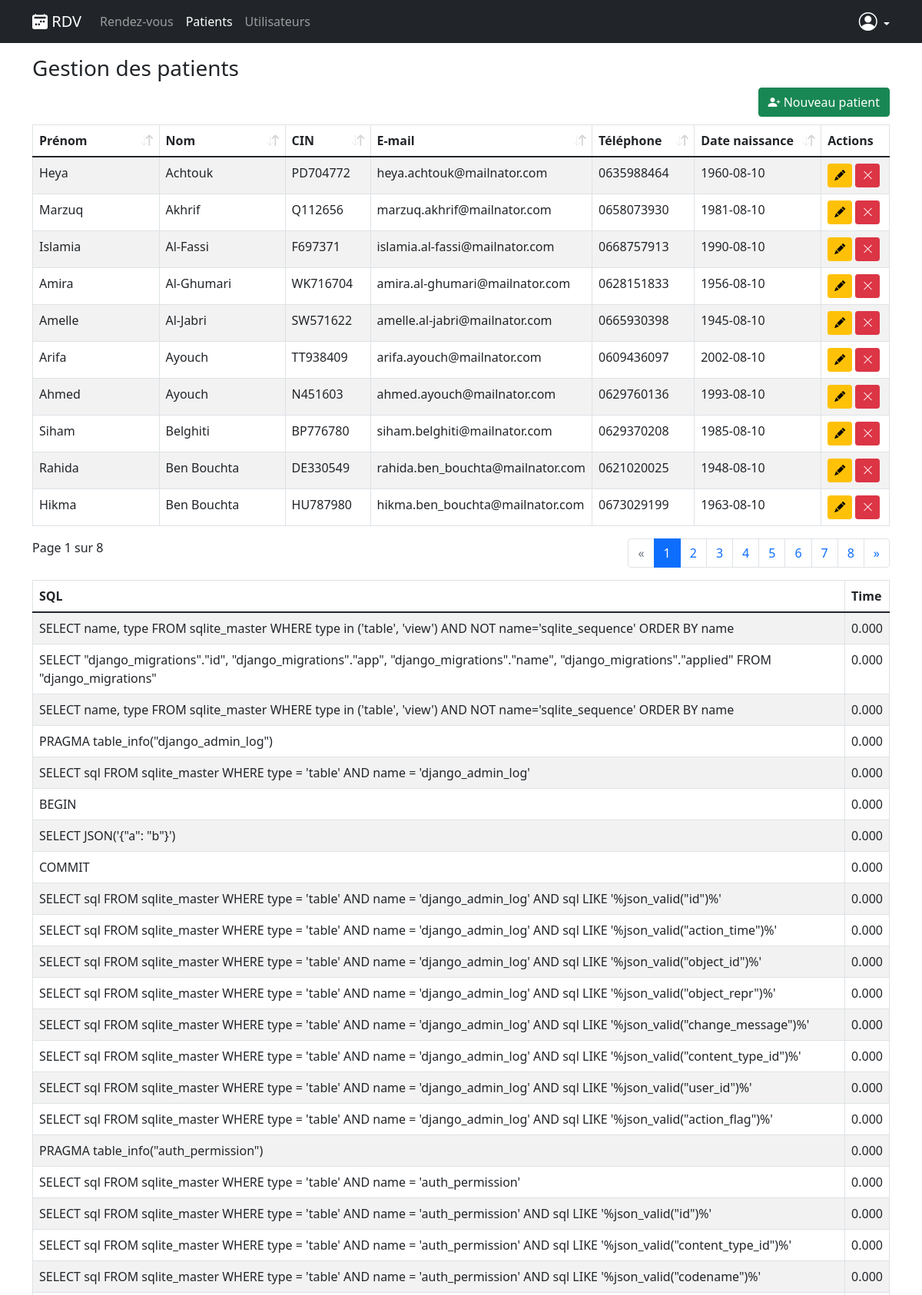
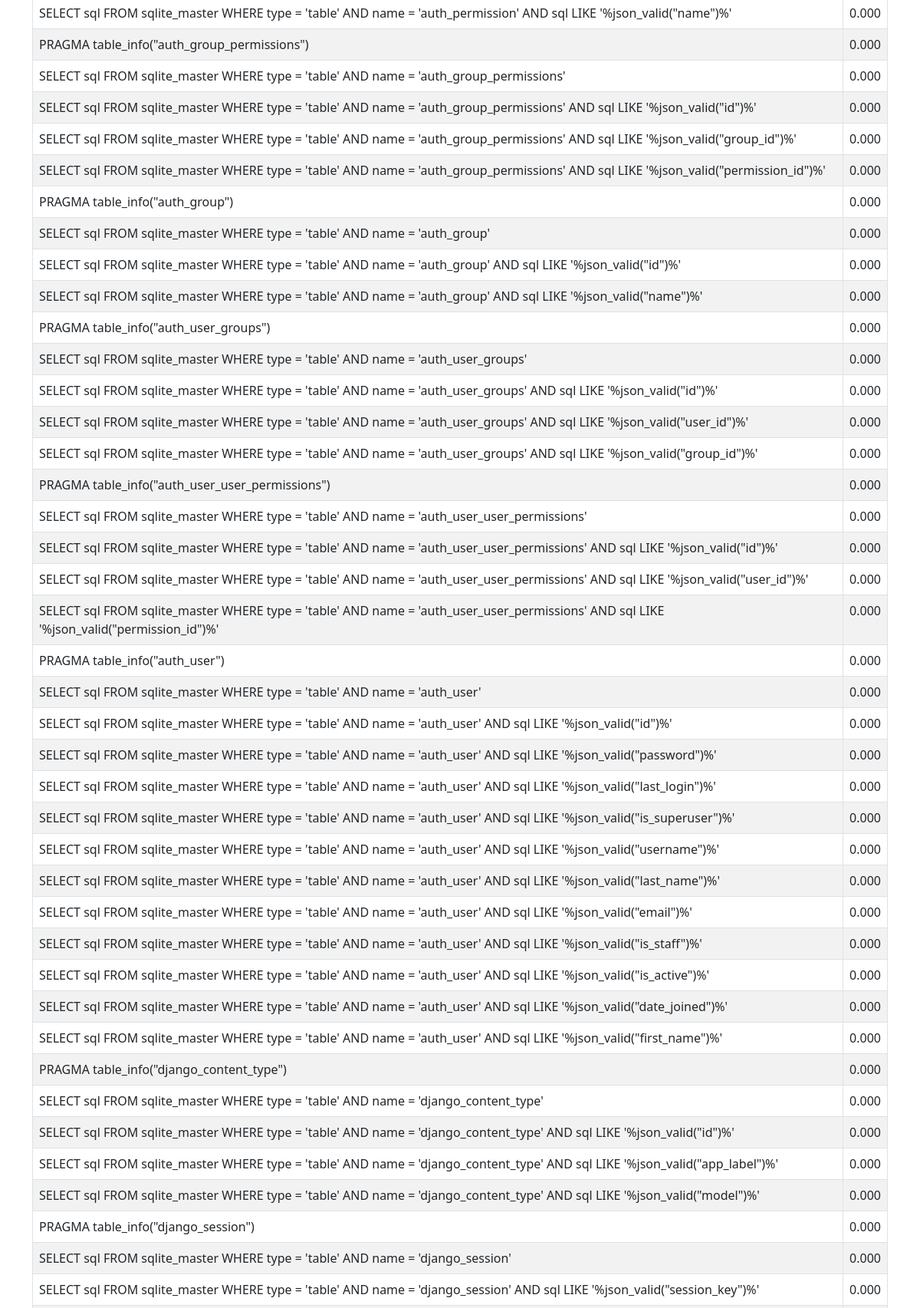
/patients/ (signed in, upper part), run on the app's committed database (2 pictures, top to bottom).
### rdv/models.py (models this page shows)
class Patients(models.Model) :
    id = models.AutoField(primary_key=True)
    prenom = models.CharField(max_length=50)
    nom = models.CharField(max_length=50)
    cin = models.CharField(max_length=10)
    email = models.EmailField(max_length=255, blank=True)
    telephone = models.CharField(max_length=10, blank=True)
    date_naissance = models.DateField(null=True, blank=True)

### patients/views.py (the view)
# urls.py: path('', views.index),
@login_required
def index(request):
    order_by = request.GET.get('sort', 'nom')
    queryset = Patients.objects.all().order_by(order_by)
    paginator = Paginator(queryset, 10)
    page_number = request.GET.get('page')
    page_obj = paginator.get_page(page_number)
    context = {
        'page_obj': page_obj,
        'order_by': order_by,
        'conn': connection,
        'debug': settings.DEBUG
    }
    if request.META.get('HTTP_X_REQUESTED_WITH') == 'XMLHttpRequest':
        context['layout'] = 'layouts/ajax.html'
    else:
        context['layout'] = 'layouts/default.html'
        context['tab'] = 'patients'
    return render(request, 'Patients/index.html', context)

### rdv/templatetags/helper.py (called while the page is built)
@register.inclusion_tag('tags/sort_link.html')
def paginator_sort(request, field, content):
    params = request.GET.copy()
    key = 'sort'
    cls = ''
    if key in params.keys():
        if params[key].startswith('-') and params[key].lstrip('-') == field:
            params[key] = field
            cls = 'desc'
        elif params[key].lstrip('-') == field:
            params[key] = '-' + field
            cls = 'asc'
        else:
            params[key] = field
    else:
        params[key] = field
    url = '?' + urlencode(OrderedDict(sorted(params.items())))
    return {'url': url, 'cls': cls, 'content': content}

### templates/Patients/index.html (shortened to what this page needs)
{% extends layout %}
{% load helper %}
{% block content %}
<div class="patients index content xcrud-main">
    <h3>Gestion des patients</h3>
    <div class="clearfix" style="margin-bottom: 10px">
        <a href="/patients/add" class="btn btn-success xcrud-btn-add float-end"><i class="bi-person-plus-fill"></i> Nouveau patient</a>
    </div>
    <div class="table-responsive">
        <table class="table table-bordered table-striped">
            <thead>
                <tr>
                    <th class="sorting xcrud-sort" style="width: 15%;">{% paginator_sort request 'prenom' 'Prénom' %}</th>
                    <th class="sorting xcrud-sort" style="width: 15%;">{% paginator_sort request 'nom' 'Nom' %}</th>
                    <th class="sorting xcrud-sort" style="width: 10%;">{% paginator_sort request 'cin' 'CIN' %}</th>
                    <th class="sorting xcrud-sort">{% paginator_sort request 'email' 'E-mail' %}</th>
                    <th class="sorting xcrud-sort" style="width: 12%;">{% paginator_sort request 'telephone' 'Téléphone' %}</th>
                    <th class="sorting xcrud-sort" style="width: 15%;">{% paginator_sort request 'date_naissance' 'Date naissance' %}</th>
                    <th class="actions" style="width: 8%;">Actions</th>
                </tr>
            </thead>
            <tbody>
                {% for patient in page_obj %}
                <tr>
                    <td>{{ patient.prenom }}</td>
                    <td>{{ patient.nom }}</td>
                    <td>{{ patient.cin }}</td>
                    <td>{{ patient.email }}</td>
                    <td>{{ patient.telephone }}</td>
                    <td>{{ patient.date_naissance|date:'Y-m-d' }}</td>
                    <td class="actions">
                        <a href="/patients/edit/{{ patient.id }}" class="btn btn-warning btn-sm xcrud-btn-edit" data-bs-toggle="tooltip" title="Éditer"><i class="bi-pencil-fill"></i></a>
                        <a href="/patients/delete/{{ patient.id }}" class="btn btn-danger btn-sm xcrud-btn-delete" data-bs-toggle="tooltip" title="Supprimer" data-msg="Êtes-vous sûrs de vouloir supprimer le patient `{{ patient.prenom }} {{ patient.nom }}` ?"><i class="bi-x-lg"></i></a>
                    </td>
                </tr>
                {% endfor %}
            </tbody>
        </table>
    </div>
    {% include "elements/paginator.html" %}
    {% if debug %}{% include "elements/sql_dump.html" %}{% endif %}
</div>
{% endblock %}

### templates/layouts/default.html (shortened to what this page needs)
{% load static %}
<!DOCTYPE html>
<html>
<head>
	<link href="//cdn.jsdelivr.net/npm/bootstrap@5.1.3/dist/css/bootstrap.min.css" rel="stylesheet" />
    <link href="//cdn.jsdelivr.net/npm/bootstrap-icons@1.7.2/font/bootstrap-icons.css" rel="stylesheet" />
	<link href="//cdnjs.cloudflare.com/ajax/libs/select2/4.1.0-rc.0/css/select2.min.css" rel="stylesheet" />
    <link href="//cdnjs.cloudflare.com/ajax/libs/select2-bootstrap-5-theme/1.2.0/select2-bootstrap-5-theme.min.css" rel="stylesheet" />
    <link href="{% static 'css/style.css' %}" rel="stylesheet" />
</head>
<body>
    <nav class="navbar navbar-expand-md navbar-dark fixed-top bg-dark">
        <div class="container">
            <a class="navbar-brand" href="/"><i class="bi-calendar2-week-fill"></i> RDV</a>
            <div class="collapse navbar-collapse" id="navbarCollapse">
                <ul class="navbar-nav me-auto mb-2 mb-md-0">
                    <li class="nav-item">
                        <a class="nav-link{% if tab == 'rendezvous' %} active{% endif %}" aria-current="page" href="/rendezvous">Rendez-vous</a>
                    </li>
                    <li class="nav-item">
                        <a class="nav-link{% if tab == 'patients' %} active{% endif %}" href="/patients">Patients</a>
                    </li>
                    <li class="nav-item">
                        <a class="nav-link{% if tab == 'users' %} active{% endif %}" href="/users">Utilisateurs</a>
                    </li>
                </ul>
                <div class="dropdown text-end">
                    <a href="#" class="d-block text-white text-decoration-none dropdown-toggle" data-bs-toggle="dropdown">
                        <i class="bi-person-circle" style="font-size:1.5rem"></i>
                    </a>
                </div>
            </div>
        </div>
    </nav>
    <main class="container">
        {% block content %}{% endblock %}
    </main>
</body>
</html>

### templates/tags/sort_link.html
<a href="{{ url }}" class="{{ cls }}">{{ content }}</a>

### templates/elements/paginator.html
<div class="row">
    <div class="col">
        Page {{ page_obj.number }} sur {{ page_obj.paginator.num_pages }}
    </div>
    <div class="col">
        <ul class="pagination xcrud-paginate justify-content-end">
        {% if page_obj.has_previous %}
            <li class="page-item"><a href="?page={{ page_obj.previous_page_number }}" class="page-link">&laquo;</a></li>
        {% else %}
            <li class="page-item disabled"><span class="page-link">&laquo;</span></li>
        {% endif %}
        {% for i in page_obj.paginator.get_elided_page_range %}
            {% if page_obj.number == i %}
                <li class="active page-item"><span class="page-link">{{ i }}</span></li>
            {% else %}
                {% if i == paginator.ELLIPSIS %}
                    <li class="page-item"><span class="page-link">{{ paginator.ELLIPSIS }}</span></li>
                {% else %}
                    <li class="page-item"><a class="page-link" href="?page={{ i }}">{{ i }}</a></li>
                {% endif %}
            {% endif %}
        {% endfor %}
        {% if page_obj.has_next %}
            <li class="page-item"><a href="?page={{ page_obj.next_page_number }}" class="page-link">&raquo;</a></li>
        {% else %}
            <li class="page-item disabled"><span class="page-link">&raquo;</span></li>
        {% endif %}
        </ul>
    </div>
</div>

### templates/elements/sql_dump.html
<table class="table table-striped table-bordered table-condensed">
    <thead>
        <tr>
            <th>SQL</th>
            <th>Time</th>
        </tr>
    </thead>
    <tbody>
        {% for query in conn.queries %}
        <tr>
            <td>{{ query.sql }}</td>
            <td>{{ query.time }}</td>
        </tr>
        {% endfor %}
    </tbody>
</table>

### static/css/style.css (style rules this page uses)
body { min-height: 75rem; padding-top: 4.5rem; }
table.table th.sorting { padding: 0; background: none; position: relative; }
table.table th.sorting>a { display: block; padding: 8px; padding-right: 24px; }
table.table th.sorting>a:after { font-family: bootstrap-icons !important; content: "\f127"; position: absolute; bottom: 8px; right: 8px; display: block; opacity: 0.2; }
table.table th.sorting>a, table.table th.sorting>a:hover, table.table th.sorting>a:focus { text-decoration: none; color: #212529; }

### data on the page
Patients: prenom "Heya", nom "Achtouk", cin "PD704772", email "heya.achtouk@mailnator.com", telephone "0635988464", date_naissance "1960-08-10"
Patients: prenom "Marzuq", nom "Akhrif", cin "Q112656", email "marzuq.akhrif@mailnator.com", telephone "0658073930", date_naissance "1981-08-10"
Patients: prenom "Islamia", nom "Al-Fassi", cin "F697371", email "islamia.al-fassi@mailnator.com", telephone "0668757913", date_naissance "1990-08-10"
Patients: prenom "Amira", nom "Al-Ghumari", cin "WK716704", email "amira.al-ghumari@mailnator.com", telephone "0628151833", date_naissance "1956-08-10"
Patients: prenom "Amelle", nom "Al-Jabri", cin "SW571622", email "amelle.al-jabri@mailnator.com", telephone "0665930398", date_naissance "1945-08-10"
Patients: prenom "Arifa", nom "Ayouch", cin "TT938409", email "arifa.ayouch@mailnator.com", telephone "0609436097", date_naissance "2002-08-10"
Patients: prenom "Ahmed", nom "Ayouch", cin "N451603", email "ahmed.ayouch@mailnator.com", telephone "0629760136", date_naissance "1993-08-10"
Patients: prenom "Siham", nom "Belghiti", cin "BP776780", email "siham.belghiti@mailnator.com", telephone "0629370208", date_naissance "1985-08-10"
Patients: prenom "Rahida", nom "Ben Bouchta", cin "DE330549", email "rahida.ben_bouchta@mailnator.com", telephone "0621020025", date_naissance "1948-08-10"
Patients: prenom "Hikma", nom "Ben Bouchta", cin "HU787980", email "hikma.ben_bouchta@mailnator.com", telephone "0673029199", date_naissance "1963-08-10"

### other printed values
{{ content }} "Prénom Nom CIN E-mail Téléphone Date naissance"
{{ page_obj.number }} "1"
{{ page_obj.paginator.num_pages }} "8"
{{ i }} "1"
{{ i }} "2" "3" "4" "5" "6" "7" "8"
{{ query.sql }} "SELECT name, type FROM sqlite_master WHERE type in ('table', 'view') AND NOT name='sqlite_sequence' ORDER BY name" "SELECT \"django_migrations\".\"id\", \"django_migrations\".\"app\", \"django_migrations\".\"name\", \"django_migrations\".\"applied\" FROM \"django_migrations\"" "SELECT name, type FROM sqlite_master WHERE type in ('table', 'view') AND NOT name='sqlite_sequence' ORDER BY name" "PRAGMA table_info(\"django_admin_log\")" "SELECT sql FROM sqlite_master WHERE type = 'table' AND name = 'django_admin_log'" "BEGIN" "SELECT JSON('{\"a\": \"b\"}')" "COMMIT" "SELECT sql FROM sqlite_master WHERE type = 'table' AND name = 'django_admin_log' AND sql LIKE '%json_valid(\"id\")%'" "SELECT sql FROM sqlite_master WHERE type = 'table' AND name = 'django_admin_log' AND sql LIKE '%json_valid(\"action_time\")%'" "SELECT sql FROM sqlite_master WHERE type = 'table' AND name = 'django_admin_log' AND sql LIKE '%json_valid(\"object_id\")%'" "SELECT sql FROM sqlite_master WHERE type = 'table' AND name = 'django_admin_log' AND sql LIKE '%json_valid(\"object_repr\")%'" "SELECT sql FROM sqlite_master WHERE type = 'table' AND name = 'django_admin_log' AND sql LIKE '%json_valid(\"change_message\")%'" "SELECT sql FROM sqlite_master WHERE type = 'table' AND name = 'django_admin_log' AND sql LIKE '%json_valid(\"content_type_id\")%'" "SELECT sql FROM sqlite_master WHERE type = 'table' AND name = 'django_admin_log' AND sql LIKE '%json_valid(\"user_id\")%'" "SELECT sql FROM sqlite_master WHERE type = 'table' AND name = 'django_admin_log' AND sql LIKE '%json_valid(\"action_flag\")%'" "PRAGMA table_info(\"auth_permission\")" "SELECT sql FROM sqlite_master WHERE type = 'table' AND name = 'auth_permission'" "SELECT sql FROM sqlite_master WHERE type = 'table' AND name = 'auth_permission' AND sql LIKE '%json_valid(\"id\")%'" "SELECT sql FROM sqlite_master WHERE type = 'table' AND name = 'auth_permission' AND sql LIKE '%json_valid(\"content_type_id\")%'" "SELECT sql FROM sqlite_master WHERE type = 'table' AND name = 'auth_permission' AND sql LIKE '%json_valid(\"codename\")%'" "SELECT sql FROM sqlite_master WHERE type = 'table' AND name = 'auth_permission' AND sql LIKE '%json_valid(\"name\")%'" "PRAGMA table_info(\"auth_group_permissions\")" "SELECT sql FROM sqlite_master WHERE type = 'table' AND name = 'auth_group_permissions'" "SELECT sql FROM sqlite_master WHERE type = 'table' AND name = 'auth_group_permissions' AND sql LIKE '%json_valid(\"id\")%'" "SELECT sql FROM sqlite_master WHERE type = 'table' AND name = 'auth_group_permissions' AND sql LIKE '%json_valid(\"group_id\")%'" "SELECT sql FROM sqlite_master WHERE type = 'table' AND name = 'auth_group_permissions' AND sql LIKE '%json_valid(\"permission_id\")%'" "PRAGMA table_info(\"auth_group\")" "SELECT sql FROM sqlite_master WHERE type = 'table' AND name = 'auth_group'" "SELECT sql FROM sqlite_master WHERE type = 'table' AND name = 'auth_group' AND sql LIKE '%json_valid(\"id\")%'" "SELECT sql FROM sqlite_master WHERE type = 'table' AND name = 'auth_group' AND sql LIKE '%json_valid(\"name\")%'" "PRAGMA table_info(\"auth_user_groups\")" "SELECT sql FROM sqlite_master WHERE type = 'table' AND name = 'auth_user_groups'" "SELECT sql FROM sqlite_master WHERE type = 'table' AND name = 'auth_user_groups' AND sql LIKE '%json_valid(\"id\")%'" "SELECT sql FROM sqlite_master WHERE type = 'table' AND name = 'auth_user_groups' AND sql LIKE '%json_valid(\"user_id\")%'" "SELECT sql FROM sqlite_master WHERE type = 'table' AND name = 'auth_user_groups' AND sql LIKE '%json_valid(\"group_id\")%'" "PRAGMA table_info(\"auth_user_user_permissions\")" "SELECT sql FROM sqlite_master WHERE type = 'table' AND name = 'auth_user_user_permissions'" "SELECT sql FROM sqlite_master WHERE type = 'table' AND name = 'auth_user_user_permissions' AND sql LIKE '%json_valid(\"id\")%'" "SELECT sql FROM sqlite_master WHERE type = 'table' AND name = 'auth_user_user_permissions' AND sql LIKE '%json_valid(\"user_id\")%'" "SELECT sql FROM sqlite_master WHERE type = 'table' AND name = 'auth_user_user_permissions' AND sql LIKE '%json_valid(\"permission_id\")%'" "PRAGMA table_info(\"auth_user\")" "SELECT sql FROM sqlite_master WHERE type = 'table' AND name = 'auth_user'" "SELECT sql FROM sqlite_master WHERE type = 'table' AND name = 'auth_user' AND sql LIKE '%json_valid(\"id\")%'" "SELECT sql FROM sqlite_master WHERE type = 'table' AND name = 'auth_user' AND sql LIKE '%json_valid(\"password\")%'" "SELECT sql FROM sqlite_master WHERE type = 'table' AND name = 'auth_user' AND sql LIKE '%json_valid(\"last_login\")%'" "SELECT sql FROM sqlite_master WHERE type = 'table' AND name = 'auth_user' AND sql LIKE '%json_valid(\"is_superuser\")%'" "SELECT sql FROM sqlite_master WHERE type = 'table' AND name = 'auth_user' AND sql LIKE '%json_valid(\"username\")%'" "SELECT sql FROM sqlite_master WHERE type = 'table' AND name = 'auth_user' AND sql LIKE '%json_valid(\"last_name\")%'" "SELECT sql FROM sqlite_master WHERE type = 'table' AND name = 'auth_user' AND sql LIKE '%json_valid(\"email\")%'" "SELECT sql FROM sqlite_master WHERE type = 'table' AND name = 'auth_user' AND sql LIKE '%json_valid(\"is_staff\")%'" "SELECT sql FROM sqlite_master WHERE type = 'table' AND name = 'auth_user' AND sql LIKE '%json_valid(\"is_active\")%'" "SELECT sql FROM sqlite_master WHERE type = 'table' AND name = 'auth_user' AND sql LIKE '%json_valid(\"date_joined\")%'" "SELECT sql FROM sqlite_master WHERE type = 'table' AND name = 'auth_user' AND sql LIKE '%json_valid(\"first_name\")%'" "PRAGMA table_info(\"django_content_type\")" "SELECT sql FROM sqlite_master WHERE type = 'table' AND name = 'django_content_type'" "SELECT sql FROM sqlite_master WHERE type = 'table' AND name = 'django_content_type' AND sql LIKE '%json_valid(\"id\")%'" "SELECT sql FROM sqlite_master WHERE type = 'table' AND name = 'django_content_type' AND sql LIKE '%json_valid(\"app_label\")%'" "SELECT sql FROM sqlite_master WHERE type = 'table' AND name = 'django_content_type' AND sql LIKE '%json_valid(\"model\")%'" "PRAGMA table_info(\"django_session\")" "SELECT sql FROM sqlite_master WHERE type = 'table' AND name = 'django_session'" "SELECT sql FROM sqlite_master WHERE type = 'table' AND name = 'django_session' AND sql LIKE '%json_valid(\"session_key\")%'"
{{ query.time }} "0.000" "0.000" "0.000" "0.000" "0.000" "0.000" "0.000" "0.000" "0.000" "0.000" "0.000" "0.000" "0.000" "0.000" "0.000" "0.000" "0.000" "0.000" "0.000" "0.000" "0.000" "0.000" "0.000" "0.000" "0.000" "0.000" "0.000" "0.000" "0.000" "0.000" "0.000" "0.000" "0.000" "0.000" "0.000" "0.000" "0.000" "0.000" "0.000" "0.000" "0.000" "0.000" "0.000" "0.000" "0.000" "0.000" "0.000" "0.000" "0.000" "0.000" "0.000" "0.000" "0.000" "0.000" "0.000" "0.000" "0.000" "0.000" "0.000" "0.000" "0.000" "0.000"
